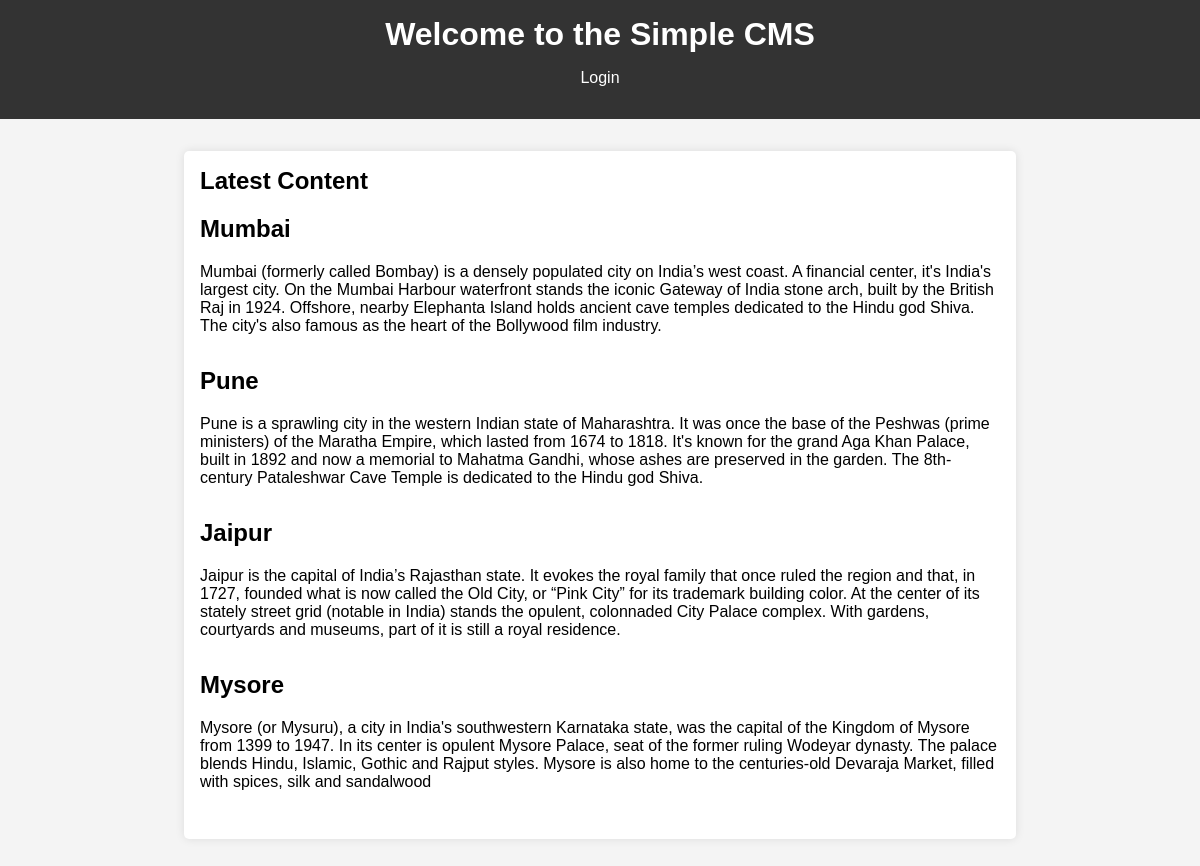
The page / on the database its author committed.
### tables this page shows
CREATE TABLE `content` (
  `id` int(11) NOT NULL,
  `title` varchar(255) NOT NULL,
  `body` text NOT NULL,
  `created_at` timestamp NOT NULL DEFAULT current_timestamp() ON UPDATE current_timestamp()
);

### content/read_content.php (the view)
<?php
require '../config/config.php';
$sql = "SELECT * FROM content";
$result = $conn->query($sql);
while ($row = $result->fetch_assoc()) {
    echo "<article>";
    echo "<h2>" . htmlspecialchars($row['title']) . "</h2>";
    echo "<p>" . nl2br(htmlspecialchars($row['body'])) . "</p>";
    echo "</article>";
}
?>

### public/index.php (shortened to what this page needs)
<!DOCTYPE html>
<html lang="en">
<head>
</head>
<body>
    <header>
        <h1>Welcome to the Simple CMS</h1>
        <nav>
            <ul>
                <li><a href="login.php">Login</a></li>
            </ul>
        </nav>
    </header>
    <main>
        <section>
            <h2>Latest Content</h2>
            <?php include '../content/read_content.php'; ?>
        </section>
    </main>
</body>
</html>

### public/index.php (style rules this page uses)
body { font-family: Arial, sans-serif; margin: 0; padding: 0; background-color: #f4f4f4; }
header { background-color: #333; color: #fff; padding: 1rem 0; text-align: center; }
header h1 { margin: 0; }
nav ul { list-style-type: none; padding: 0; }
nav ul li { display: inline; margin: 0 1rem; }
nav ul li a { color: #fff; text-decoration: none; }
main { margin: 2rem auto; max-width: 800px; padding: 1rem; background-color: #fff; border-radius: 5px; box-shadow: 0 0 10px rgba(0, 0, 0, 0.1); }
section h2 { margin-top: 0; }
article { margin-bottom: 2rem; }

### rows shown on the page
content: title "Mumbai", body "Mumbai (formerly called Bombay) is a densely populated city on India’s west coast. A financial center, it's India's largest city. On the Mumbai Harbour waterfront stands the iconic Gateway of India stone arch, built by the British Raj in 1924. Offshore, nearby Elephanta Island holds ancient cave temples dedicated to the Hindu god Shiva. The city's also famous as the heart of the Bollywood film industry."
content: title "Pune", body "Pune is a sprawling city in the western Indian state of Maharashtra. It was once the base of the Peshwas (prime ministers) of the Maratha Empire, which lasted from 1674 to 1818. It's known for the grand Aga Khan Palace, built in 1892 and now a memorial to Mahatma Gandhi, whose ashes are preserved in the garden. The 8th-century Pataleshwar Cave Temple is dedicated to the Hindu god Shiva."
content: title "Jaipur", body "Jaipur is the capital of India’s Rajasthan state. It evokes the royal family that once ruled the region and that, in 1727, founded what is now called the Old City, or “Pink City” for its trademark building color. At the center of its stately street grid (notable in India) stands the opulent, colonnaded City Palace complex. With gardens, courtyards and museums, part of it is still a royal residence."
content: title "Mysore", body "Mysore (or Mysuru), a city in India's southwestern Karnataka state, was the capital of the Kingdom of Mysore from 1399 to 1947. In its center is opulent Mysore Palace, seat of the former ruling Wodeyar dynasty. The palace blends Hindu, Islamic, Gothic and Rajput styles. Mysore is also home to the centuries-old Devaraja Market, filled with spices, silk and sandalwood"
